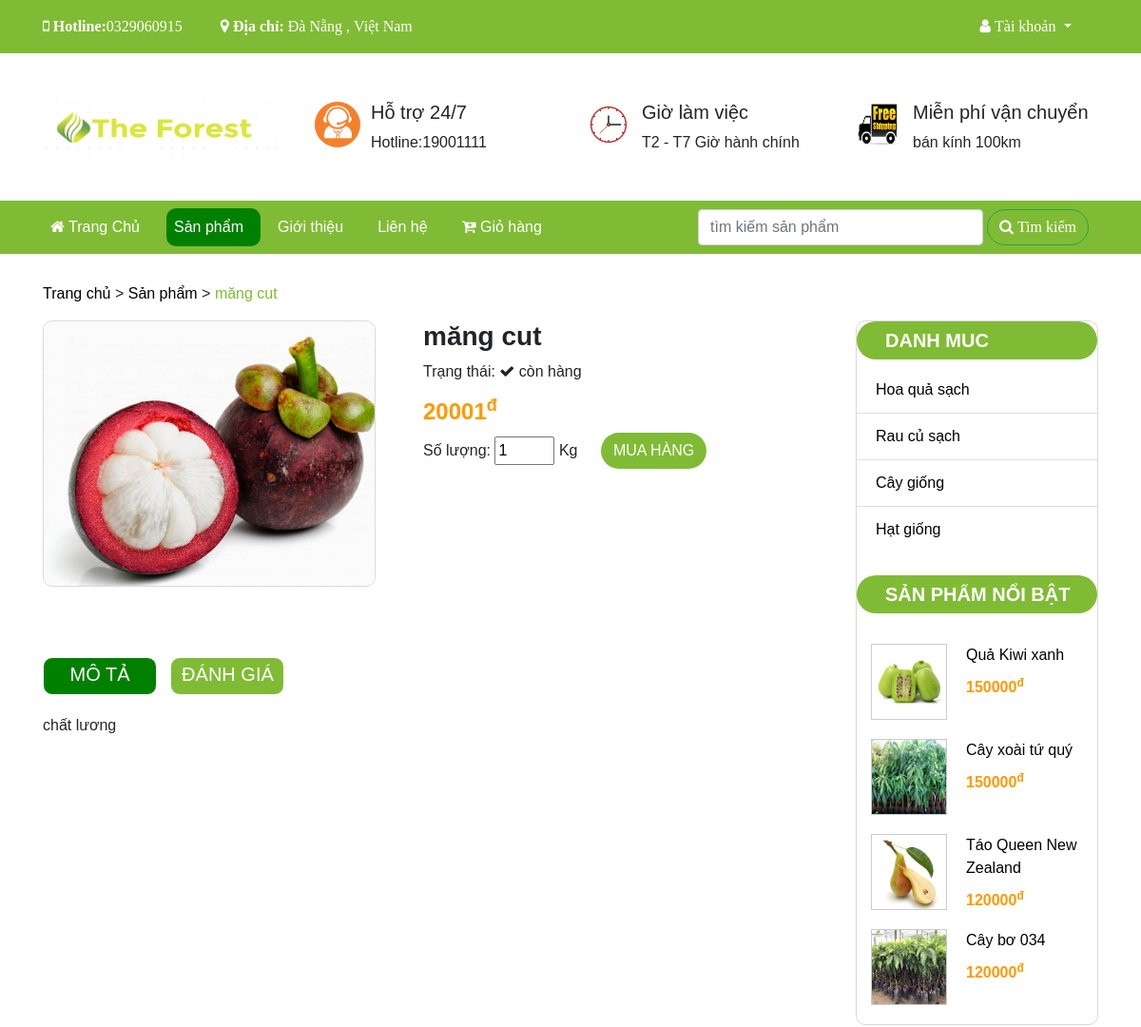
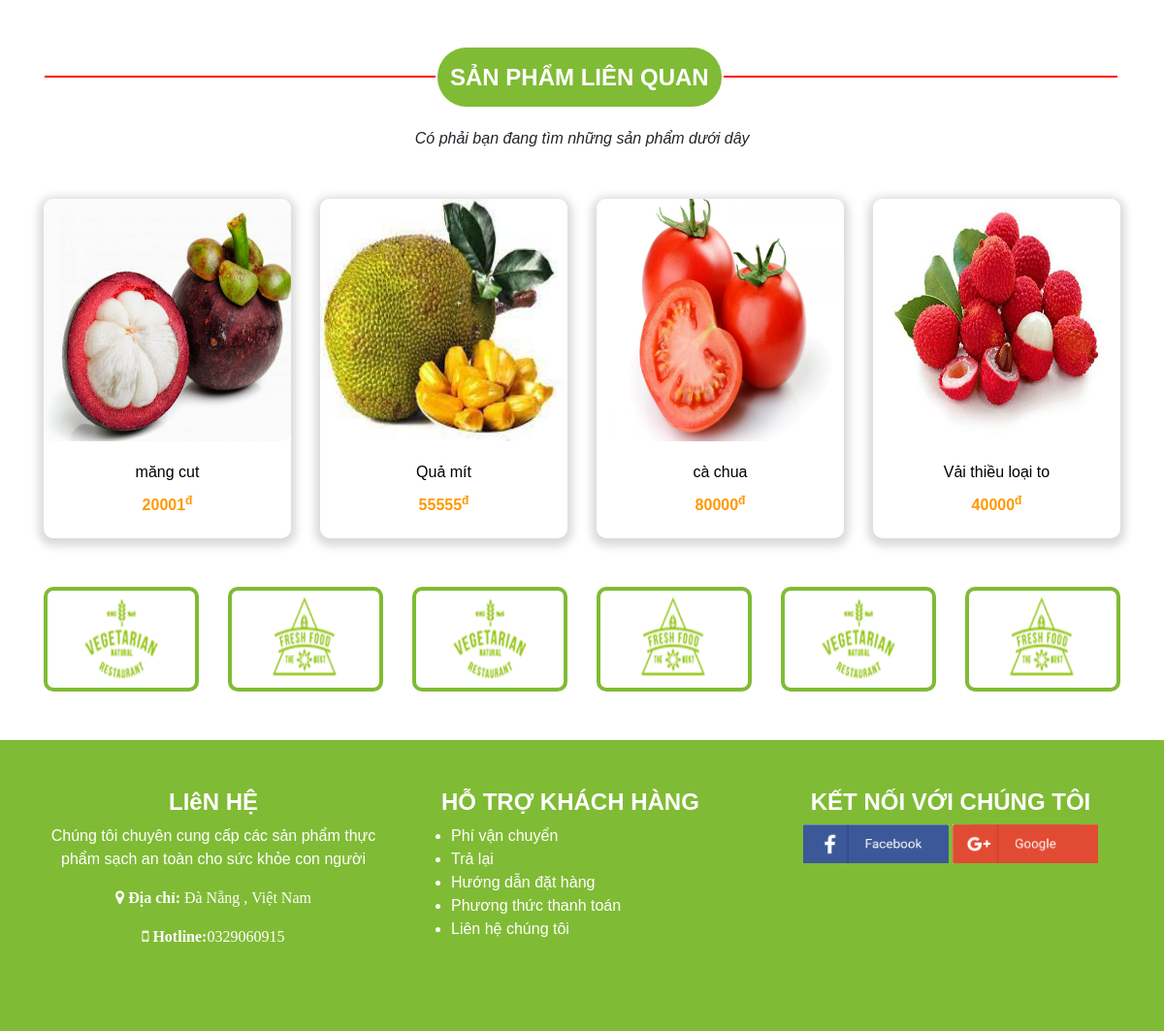
The app's page /?act=detail&id=97 with its own data (2 pictures, top to bottom).
### tables this page shows
CREATE TABLE `product` (
  `ID` int(11) NOT NULL,
  `Name` varchar(50) NOT NULL,
  `Price` double NOT NULL,
  `Image` varchar(20) NOT NULL,
  `Des` varchar(2000) NOT NULL,
  `Note` varchar(50) NOT NULL,
  `cateID` int(11) NOT NULL,
  `Time` datetime DEFAULT NULL
);

CREATE TABLE `category` (
  `cid` int(11) NOT NULL,
  `cname` varchar(30) NOT NULL
);

### Controllers/DetailControl.php (called while the page is built, shortened)
<?php
     require_once("Models/shop.php");
class DetailControl
{
    var $detail_model;
    public function __construct()
    {
       $this->detail_model = new Shop();
    }
    function list()
    {
        $data_ct = $this->detail_model->chitiet_sp($_GET['id']);
        $data_spnb = $this->detail_model->sanpham_nb();
        $data_danhmuc = $this->detail_model->danhmuc();
        $data_splq = $this->detail_model->top4Product($data_ct['cateID']);
        require_once('Views/index.php');
    }
}
?>

### Models/Connection.php (called while the page is built, shortened)
<?php
    class Connection{
        function __construct()
        {
            $severname ="localhost";
            $username ="root";
            $password ="";
            $db_name ="shopraucu";
            $this->conn = new mysqli($severname,$username,$password,$db_name);
        }
    }
?>

### Models/model.php (called while the page is built, shortened)
<?php
require_once("Connection.php");
class model
{
    var $conn;
    function __construct()
    {
        $conn_obj = new connection();
        $this->conn = $conn_obj->conn;
    }
    function top4Product($a)
    {
        $query =  "SELECT * from product WHERE cateID = $a  ORDER BY ID DESC limit 4";
        require("result.php");
        return $data;
    }
    function danhmuc()
    {
        $query =  "SELECT * from category";
        require("result.php");
        return $data;
    }
    function chitiet_sp($a)
    {
        $query =  "SELECT * from product WHERE ID = $a";
        $result = $this->conn->query($query);
        $data = mysqli_fetch_array($result);
        return $data;
    }
}
?>

### Models/result.php (called while the page is built)
<?php
$result = $this->conn->query($query);
$data = array();
while ($row = $result->fetch_assoc()) {
    $data[] = $row;
}
?>

### Models/shop.php (called while the page is built, shortened)
<?php
require_once("model.php");
class Shop extends Model
{
    function sanpham_nb()
    {
    	$query =  "SELECT * from product  ORDER BY Price DESC limit 4";
        require("result.php");
        return $data;
    }
    function binhluan($a)
    {
        $query =  "SELECT * from comment  where MaSP = $a";
        require("result.php");
        return $data;
    }
    function load_binhluan($a, $b, $c)
    {
        $query =  "SELECT * from comment where MaSP = $a ORDER BY idbl DESC limit $b,$c";
        require("result.php");
        return $data;
    }
}
?>

### Views/detailShop/detail_product.php (the view, shortened to what this page needs)
<div class="container" style="margin-top:30px">
		<p><a href="?act=home" title="" id="chidan"> Trang chủ</a> > <a href="?act=shop" id="chidan">Sản phẩm</a> > <span id="chidan1"><?= $data_ct['Name']?></span></p>
		<div class="row row1">
			<div class="col-md-9">
				<img src="public/images/<?= $data_ct['Image'] ?>" id="anh_chitiet" style="margin-right: 50px">
				<div class="chitietSP">
					<h3><?= $data_ct['Name'] ?></h3>
					<p>Trạng thái: <i class="fa fa-check"></i> <?= $data_ct['Note'] ?></p>
					<h4 id="gia"><?= $data_ct['Price'] ?><sup>đ</sup></h4>
				    <form action="?act=cart&xuly=add" method="post">
					   <label>Số lượng:</label>
					   <input type="number" name="quantity" value="1" min="1" max="50">
					   <label><?= $data_ct['cateID']==3 ? "Cây" : "Kg" ?></label>
                       <button class="btn" type="submit" id="cach_sp">MUA HÀNG</button>
                    </form>
				</div>
				<br>
			    <button class="btn1" onclick="mota()" id="mota"><h5>MÔ TẢ</h5></button>
			    <button class="btn1" type="submit" onclick="danhgia()" id="danhgia"><h5>ĐÁNH GIÁ</h5></button>
				<div  id="ndMota">
					<p><?= $data_ct['Des'] ?></p>
				</div>
			</div>
			<div class="col-md-3">
				<div class="panel">
					<h5 class="titsp">DANH MUC</h5>
			    	<ul class="list-group list-group-flush">
                       <?php foreach($data_danhmuc as $row): ?>
                                <li class="list-group-item "><a href="?act=shop&cateID=<?= $row["cid"] ?>" ><?= $row['cname'] ?> </a></li>
                            <?php endforeach; ?>
                    </ul><br>
                    <h5 class="titsp">SẢN PHẨM NỔI BẬT</h5><br>
                    <?php foreach($data_spnb as $row) :?>
		    	 	<div class="sanpham_nb">
			    		<img src="public/images/<?= $row['Image'] ?>" alt="" id="anh_nb">
			    		<div class="cap_spnb">
			    			<a href="?act=detail&id=<?= $row['ID']?>" ><?= $row['Name'] ?></a>
			    	        <p id="gia"><?= $row['Price'] ?><sup>đ</sup></p>
			    		</div>
		    		</div>
		    	<?php endforeach; ?>
				</div>
			</div>
		</div>
		<table>
       	    <tr>
                <td style="width:405px"><hr class="hr2"></td>
                <td ><a  title="" class="btn" id="tit2"><h4 style="margin-top: 10px">SẢN PHẨM LIÊN QUAN</h4></a></td>
                <td style="width:408px"><hr class="hr2"></td>
            </tr>
        </table>
        <div class="tit2_cap">
        	<p>Có phải bạn đang tìm những sản phẩm dưới dây</p>
        </div>
        <div class="row">
        	<?php foreach($data_splq as $row) : ?>
	    	<div class="col-md-3">
	    		<div class="sanpham">
				    <img src="public/images/<?= $row['Image']?>" alt="" id="hinh2">
			    	<div id="cap2">
				    	<a href="?act=detail&id=<?= $row['ID']?>" ><?= $row['Name']?></a>
				        <p id="gia"><?= $row['Price']?><sup>đ</sup></p>
			     	</div>
			    </div>
			</div>
		<?php endforeach; ?>
		</div>

### public/js/style.css (style rules this page uses)
html,body { font-family: arial; margin: 0px; padding: 0px; }
a { text-decoration: none; color: #000; }
h1,h2,h3,h4 { font-weight: bold; }
table { margin-top: 50px; }
.btn { text-decoration: none; color: #fff; background-color: #80bb35; border-radius:20px; }
.navbar li,li a { color: #fff ; margin-right: 10px; }
.hr2 { border: 1px solid #ff0000; }
.list-group li a { color: #000; }
.row { margin-top: 50px; }
#tit2 { border-radius: 30px; }
.tit2_cap { margin-top: 20px; margin-left: 32%; width: 400px; text-align: center; font-style: italic; }
.sanpham { height: 350px; border-radius: 10px; -webkit-box-shadow: 0px 3px 10px 5px #d9d9d9; box-shadow: 0px 3px 10px 5px #d9d9d9; }
#hinh2 { width: 100%; height: 250px; border-radius: 10px; }
#cap2 { text-align: center; margin-top: 20px; }
#gia { margin-top: 10px; font-weight: bold; color: #ff9900; }
#chidan1 { color: #80bb35; }
.row1 { margin-top: 10px; }
.panel { border: 1px solid #d9d9d9; border-radius: 10px; }
.titsp { font-weight: bold; color: #fff; background-color: #80bb35; width: 100%; height: 40px; padding-left: 30px; padding-top: 8px; border-radius: 20px; }
.sanpham_nb { height: 100px; }
#anh_nb { width: 80px; height: 80px; float: left; margin-left: 15px; margin-right: 20px; border: 1px solid #cccccc; }
.chitietSP { height: 300px; }
#anh_chitiet { width: 350px; height: 280px; float: left; border: 1px solid #d9d9d9; border-radius: 10px; margin-right: 30px; }
#cach_sp { margin-left: 20px; }
.btn1 { width: 120px; text-decoration: none; color: #fff; background-color: #80bb35; border-radius:10px ; padding-top: 5px; margin-right: 10px; margin-top: 30px; border: 1px solid #fff; }
#mota { background-color: #008000; }
#ndMota { margin-top: 20px; }

### records on screen
product: Name "măng cut", Image (picture), Note "còn hàng", Price "20001", Des "chất lương"
category: cname "Hoa quả sạch"
category: cname "Rau củ sạch"
category: cname "Cây giống"
category: cname "Hạt giống"
product: Image (picture), Name "Quả Kiwi xanh", Price "150000"
product: Image (picture), Name "Cây xoài tứ quý", Price "150000"
product: Image (picture), Name "Táo Queen New Zealand", Price "120000"
product: Image (picture), Name "Cây bơ 034", Price "120000"
product: Image (picture), Name "Quả mít", Price "55555"
product: Image (picture), Name "cà chua", Price "80000"
product: Image (picture), Name "Vải thiều loại to", Price "40000"
